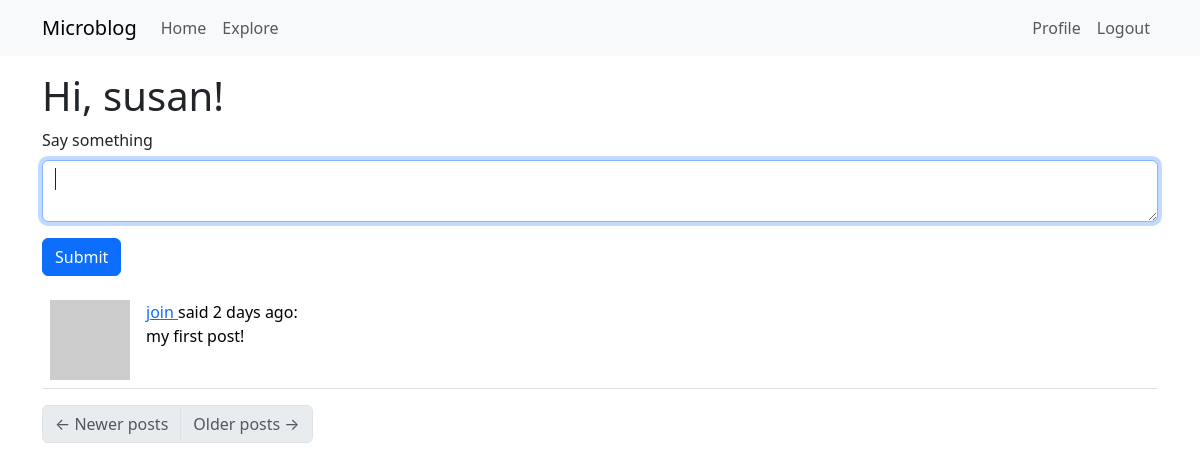
The app's page /index (signed in), older data.
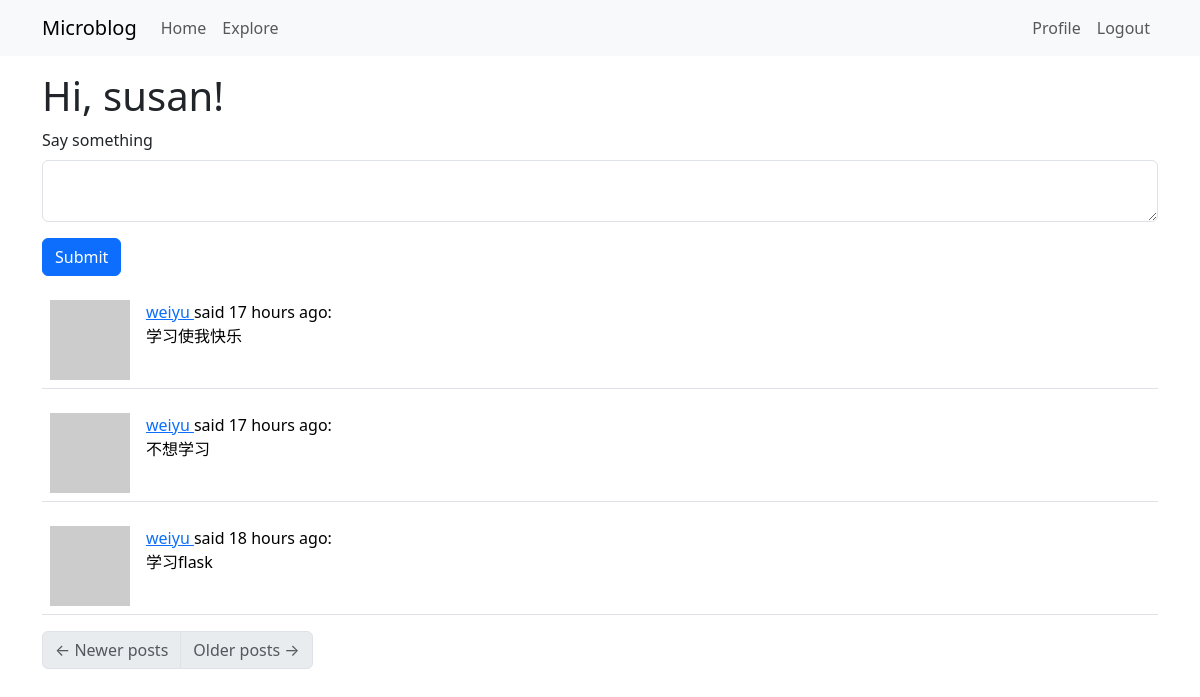
The same page, newer data.
### src/models.py (models this page shows, shortened)
class Post(db.Model):
    id = dn=db.Column(db.Integer,primary_key=True)
    body = db.Column(db.String(140))
    timestamp = db.Column(db.DateTime,index=True,default=datetime.utcnow) #使用UTC时间
    user_id = db.Column(db.Integer,db.ForeignKey('user.id'))

class User(UserMixin, db.Model):
    id = db.Column(db.Integer,primary_key = True)
    username = db.Column(db.String(64),index=True,unique=True )
    email = db.Column(db.String(120),index=True,unique=True)
    password_hash = db.Column(db.String(128))
    posts = db.relationship('Post',backref='author',lazy='dynamic')
    about_me = db.Column(db.String(140))
    last_seen = db.Column(db.DateTime,default=datetime.utcnow)
    followed = db.relationship(
        'User', secondary=followers,
        primaryjoin=(followers.c.follower_id == id),
        secondaryjoin=(followers.c.followed_id == id),
        backref=db.backref('followers', lazy='dynamic'), lazy='dynamic')
    def avatar(self,size):
        digest = md5(self.email.lower().encode('utf-8')).hexdigest()
        return 'https://www.gravatar.com/avatar/{}?d=identicon&s={}'.format(
            digest,
            size
        )
    @login.user_loader
    def load_user(id):
        return User.query.get(int(id))

### src/routes.py (the view)
@app.route('/', methods=['GET', 'POST'])
@app.route('/index', methods=['GET', 'POST'])
@login_required
def index():
    form = PostForm()
    if form.validate_on_submit():
        post = Post(body=form.post.data,author=current_user)
        db.session.add(post)
        db.session.commit()
        flash('Your post is now live!')
        return redirect(url_for('index'))  #Post/Redirect/Get 重定向向浏览器返送302响应，浏览器会重新发起get请求
    page = request.args.get('page', 1, type=int)  #可以从page查询字符串参数获得或是默认值1
    posts = Post.query.order_by(Post.timestamp.desc()).paginate(
        page=page, per_page=app.config['POSTS_PER_PAGE'], error_out=False
    )
    next_url = url_for('index', page = posts.next_num) if posts.has_next else None
    prev_url = url_for('index', page = posts.prev_num) if posts.has_prev else None
    return render_template('index.html', title = 'Home', form=form,posts = posts.items, next_url = next_url, prev_url = prev_url)

### src/forms.py
class PostForm(FlaskForm):
    post = TextAreaField('Say something', validators=[DataRequired(),Length(min=1,max=140)])
    submit = SubmitField('Submit')

### src/routes.py (called while the page is built)
@app.before_request
def before_request():
    if current_user.is_authenticated:
        current_user.last_seen = datetime.utcnow()
        db.session.commit()

### src/templates/index.html
{% extends "base.html" %}
{% import "bootstrap_wtf.html" as wtf %}
{% block content %}
    <h1>Hi, {{ current_user.username }}!</h1>
    {% if form %}
    {{ wtf.quick_form(form) }}
    {% endif %}
    {% for post in posts %}
        {% include '_post.html' %}
    {% endfor %}
    <nav aria-label="Post navigation">
        <ul class="pagination">
            <li class="page-item{% if not prev_url %} disabled{% endif %}">
                <a class="page-link" href="{{ prev_url }}">
                    <span aria-hidden="true">&larr;</span> Newer posts
                </a>
            </li>
            <li class="page-item{% if not next_url %} disabled{% endif %}">
                <a class="page-link" href="{{ next_url }}">
                    Older posts <span aria-hidden="true">&rarr;</span>
                </a>
            </li>
        </ul>
    </nav>
{% endblock %}

### src/templates/_post.html
<table class="table table-hover">
    <tr>
        <td width="70px">
            <a href="{{ url_for('user', username=post.author.username) }}">
                <img src="{{ post.author.avatar(70) }}" />
            </a>
        </td>
        <td>
            <a href="{{ url_for('user', username=post.author.username) }}">
                {{ post.author.username }}
            </a>
            said {{ moment(post.timestamp).fromNow() }}:
            <br>
            {{ post.body }}
        </td>
    </tr>
</table>

Row changes from the older to the newer data that the page shows:
removed Post: author.username "join", timestamp "2 days ago", body "my first post!"
added Post: author.username "weiyu", timestamp "17 hours ago", body "学习使我快乐"
added Post: author.username "weiyu", timestamp "17 hours ago", body "不想学习"
added Post: author.username "weiyu", timestamp "18 hours ago", body "学习flask"
